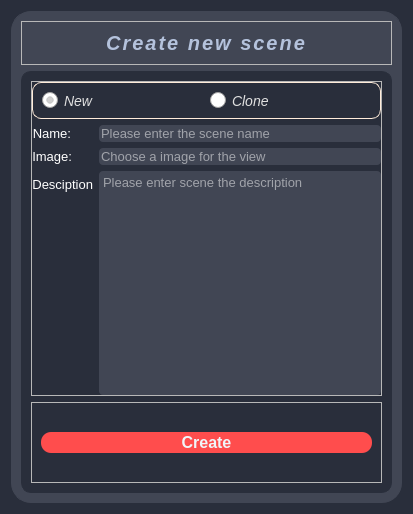
<?xml version="1.0" encoding="UTF-8"?>
<ui version="4.0">
 <class>create_scene</class>
 <widget class="QWidget" name="create_scene">
  <property name="geometry">
   <rect>
    <x>0</x>
    <y>0</y>
    <width>413</width>
    <height>514</height>
   </rect>
  </property>
  <property name="windowTitle">
   <string>create_new_scene</string>
  </property>
  <property name="styleSheet">
   <string notr="true">QWidget#create_scene{
	background-color:#292e3b;
}

QFrame#frame{
	border:1px solid #414654;
	border-radius:20px;
	background-color:#414654;
}
QFrame#choose_page{
	border:1px solid #ffecda;
	border-radius:9px;
}

QFrame#frame_3{
	background-color:#292e3b;
	border:1px solid #292e3b;
	border-radius:10px;
}
QLabel{
	color:#FFFFFF;
	font-size:13px;
	font-family:&quot;Georgia&quot;
}

QLabel#title{
	font-size:20px;
	font-weight:bold;
	font-family:&quot;Arial Black&quot;;
	letter-spacing:2px;
	color: qlineargradient(spread:pad, x1:0, y1:0, x2:1, y2:1, stop:0.197849 rgba(86, 100, 123, 255), stop:0.890323 rgba(180, 194, 220, 255));
	font-style:oblique;
}
QPushButton{
	border:none;
	border-radius:10px;
	background-color:#FF4D4D;
	color:#F0F5F9;
	height:2em;
	font-family:&quot;Garamond&quot;;
	font-size:16px;
	padding:1px;
	font-weight:bold;
}
QPushButton:hover{
	border:none;
	border-radius:10px;
	background-color:#ffecda;
	color:#1E2022;
	height:10em;
	font-family:&quot;Garamond&quot;;
	font-size:16px;
	padding:3px;
	font-weight:bold;
}
QPushButton:pressed {
	border:none;
	border-radius:10px;
	background-color:#1E2022;
	color:#F0F5F9;
	height:2em;
	font-family:&quot;Garamond&quot;;
	font-size:16px;
	padding:3px;
	font-weight:bold;
}
QLineEdit,QTextEdit,QComboBox{
	background-color:#414654;
	color:#FFFFFF;
	font-family:&quot;Georgia&quot;;
	font-size:13px;
	border-radius:4px;
}
QRadioButton{
	font-family:&quot;Arial Black&quot;;
	font-size:14px;
	color:#e0e0e0;
	font-style:oblique;
}
QRadioButton::indicator {
    width: 16px;
    height: 16px;
}
QRadioButton::indicator::unchecked {
	image: url(:/create_new_scene/md-radio-button-off.png);
}
QRadioButton::indicator::checked,QRadioButton::indicator:unchecked:hover {
	image: url(:/create_new_scene/md-radio-button-on.png);
}
</string>
  </property>
  <layout class="QVBoxLayout" name="verticalLayout">
   <item>
    <widget class="QFrame" name="frame">
     <property name="frameShape">
      <enum>QFrame::StyledPanel</enum>
     </property>
     <property name="frameShadow">
      <enum>QFrame::Raised</enum>
     </property>
     <layout class="QVBoxLayout" name="verticalLayout_2">
      <item>
       <widget class="QFrame" name="frame_2">
        <property name="frameShape">
         <enum>QFrame::StyledPanel</enum>
        </property>
        <property name="frameShadow">
         <enum>QFrame::Raised</enum>
        </property>
        <layout class="QVBoxLayout" name="verticalLayout_3">
         <item>
          <widget class="QLabel" name="title">
           <property name="layoutDirection">
            <enum>Qt::LeftToRight</enum>
           </property>
           <property name="text">
            <string>Create new scene</string>
           </property>
           <property name="alignment">
            <set>Qt::AlignCenter</set>
           </property>
          </widget>
         </item>
        </layout>
       </widget>
      </item>
      <item>
       <widget class="QFrame" name="frame_3">
        <property name="sizePolicy">
         <sizepolicy hsizetype="Preferred" vsizetype="Expanding">
          <horstretch>0</horstretch>
          <verstretch>0</verstretch>
         </sizepolicy>
        </property>
        <property name="frameShape">
         <enum>QFrame::StyledPanel</enum>
        </property>
        <property name="frameShadow">
         <enum>QFrame::Raised</enum>
        </property>
        <layout class="QVBoxLayout" name="verticalLayout_4">
         <item>
          <widget class="QFrame" name="frame_4">
           <property name="frameShape">
            <enum>QFrame::StyledPanel</enum>
           </property>
           <property name="frameShadow">
            <enum>QFrame::Raised</enum>
           </property>
           <layout class="QVBoxLayout" name="verticalLayout_5">
            <property name="leftMargin">
             <number>0</number>
            </property>
            <property name="topMargin">
             <number>0</number>
            </property>
            <property name="rightMargin">
             <number>0</number>
            </property>
            <property name="bottomMargin">
             <number>0</number>
            </property>
            <item>
             <widget class="QFrame" name="choose_page">
              <property name="frameShape">
               <enum>QFrame::StyledPanel</enum>
              </property>
              <property name="frameShadow">
               <enum>QFrame::Raised</enum>
              </property>
              <layout class="QHBoxLayout" name="horizontalLayout_3">
               <item>
                <widget class="QRadioButton" name="radioButton_create">
                 <property name="layoutDirection">
                  <enum>Qt::LeftToRight</enum>
                 </property>
                 <property name="text">
                  <string>New</string>
                 </property>
                 <property name="checked">
                  <bool>true</bool>
                 </property>
                </widget>
               </item>
               <item>
                <widget class="QRadioButton" name="radioButton_clone">
                 <property name="text">
                  <string>Clone</string>
                 </property>
                </widget>
               </item>
              </layout>
             </widget>
            </item>
            <item>
             <widget class="QStackedWidget" name="stackedWidget">
              <property name="currentIndex">
               <number>0</number>
              </property>
              <widget class="QWidget" name="new_widget">
               <layout class="QVBoxLayout" name="verticalLayout_6">
                <property name="leftMargin">
                 <number>0</number>
                </property>
                <property name="topMargin">
                 <number>0</number>
                </property>
                <property name="rightMargin">
                 <number>0</number>
                </property>
                <property name="bottomMargin">
                 <number>0</number>
                </property>
                <item>
                 <layout class="QFormLayout" name="formLayout">
                  <item row="0" column="0">
                   <widget class="QLabel" name="label">
                    <property name="sizePolicy">
                     <sizepolicy hsizetype="Expanding" vsizetype="Preferred">
                      <horstretch>0</horstretch>
                      <verstretch>0</verstretch>
                     </sizepolicy>
                    </property>
                    <property name="text">
                     <string>Name:</string>
                    </property>
                    <property name="alignment">
                     <set>Qt::AlignRight|Qt::AlignTrailing|Qt::AlignVCenter</set>
                    </property>
                   </widget>
                  </item>
                  <item row="0" column="1">
                   <widget class="QLineEdit" name="lineEdit_name">
                    <property name="placeholderText">
                     <string>Please enter the scene name</string>
                    </property>
                   </widget>
                  </item>
                  <item row="1" column="0">
                   <widget class="QLabel" name="label_2">
                    <property name="sizePolicy">
                     <sizepolicy hsizetype="Expanding" vsizetype="Preferred">
                      <horstretch>1</horstretch>
                      <verstretch>0</verstretch>
                     </sizepolicy>
                    </property>
                    <property name="layoutDirection">
                     <enum>Qt::RightToLeft</enum>
                    </property>
                    <property name="text">
                     <string>Image:</string>
                    </property>
                    <property name="alignment">
                     <set>Qt::AlignRight|Qt::AlignTrailing|Qt::AlignVCenter</set>
                    </property>
                   </widget>
                  </item>
                  <item row="1" column="1">
                   <widget class="QLineEdit" name="lineEdit_image">
                    <property name="placeholderText">
                     <string>Choose a image for the view</string>
                    </property>
                   </widget>
                  </item>
                  <item row="2" column="0">
                   <widget class="QLabel" name="label_3">
                    <property name="layoutDirection">
                     <enum>Qt::RightToLeft</enum>
                    </property>
                    <property name="text">
                     <string>Desciption</string>
                    </property>
                    <property name="alignment">
                     <set>Qt::AlignRight|Qt::AlignTrailing|Qt::AlignVCenter</set>
                    </property>
                   </widget>
                  </item>
                  <item row="2" column="1">
                   <widget class="QTextEdit" name="textEdit_description">
                    <property name="placeholderText">
                     <string>Please enter scene the description</string>
                    </property>
                   </widget>
                  </item>
                 </layout>
                </item>
               </layout>
              </widget>
              <widget class="QWidget" name="clone_widget">
               <layout class="QVBoxLayout" name="verticalLayout_7">
                <property name="leftMargin">
                 <number>0</number>
                </property>
                <property name="topMargin">
                 <number>0</number>
                </property>
                <property name="rightMargin">
                 <number>0</number>
                </property>
                <property name="bottomMargin">
                 <number>0</number>
                </property>
                <item>
                 <layout class="QFormLayout" name="formLayout_2">
                  <item row="0" column="0">
                   <widget class="QLabel" name="label_5">
                    <property name="text">
                     <string>Scene:</string>
                    </property>
                   </widget>
                  </item>
                  <item row="0" column="1">
                   <widget class="QComboBox" name="comboBox_choose_project">
                    <property name="sizePolicy">
                     <sizepolicy hsizetype="Expanding" vsizetype="Fixed">
                      <horstretch>0</horstretch>
                      <verstretch>0</verstretch>
                     </sizepolicy>
                    </property>
                   </widget>
                  </item>
                  <item row="1" column="1">
                   <widget class="Line" name="line">
                    <property name="orientation">
                     <enum>Qt::Horizontal</enum>
                    </property>
                   </widget>
                  </item>
                  <item row="2" column="0">
                   <widget class="QLabel" name="label_6">
                    <property name="text">
                     <string>Name:</string>
                    </property>
                   </widget>
                  </item>
                  <item row="2" column="1">
                   <widget class="QLineEdit" name="lineEdit_name_2">
                    <property name="placeholderText">
                     <string>Please enter the scene name</string>
                    </property>
                   </widget>
                  </item>
                  <item row="3" column="0">
                   <widget class="QLabel" name="label_7">
                    <property name="text">
                     <string>Image:</string>
                    </property>
                   </widget>
                  </item>
                  <item row="3" column="1">
                   <widget class="QLineEdit" name="lineEdit_image_2">
                    <property name="placeholderText">
                     <string>Choose a image for the view</string>
                    </property>
                   </widget>
                  </item>
                  <item row="4" column="0">
                   <widget class="QLabel" name="label_8">
                    <property name="text">
                     <string>Description:</string>
                    </property>
                   </widget>
                  </item>
                  <item row="4" column="1">
                   <widget class="QTextEdit" name="textEdit_description_2">
                    <property name="placeholderText">
                     <string>Please enter scene the description</string>
                    </property>
                   </widget>
                  </item>
                 </layout>
                </item>
               </layout>
              </widget>
             </widget>
            </item>
           </layout>
          </widget>
         </item>
         <item>
          <widget class="QFrame" name="frame_5">
           <property name="sizePolicy">
            <sizepolicy hsizetype="Preferred" vsizetype="Expanding">
             <horstretch>0</horstretch>
             <verstretch>0</verstretch>
            </sizepolicy>
           </property>
           <property name="frameShape">
            <enum>QFrame::StyledPanel</enum>
           </property>
           <property name="frameShadow">
            <enum>QFrame::Raised</enum>
           </property>
           <layout class="QHBoxLayout" name="horizontalLayout">
            <item>
             <widget class="QPushButton" name="pushButton_create">
              <property name="text">
               <string>Create</string>
              </property>
             </widget>
            </item>
           </layout>
          </widget>
         </item>
        </layout>
       </widget>
      </item>
     </layout>
    </widget>
   </item>
  </layout>
 </widget>
 <resources>
  <include location="resources/envlt.qrc"/>
 </resources>
 <connections/>
</ui>
